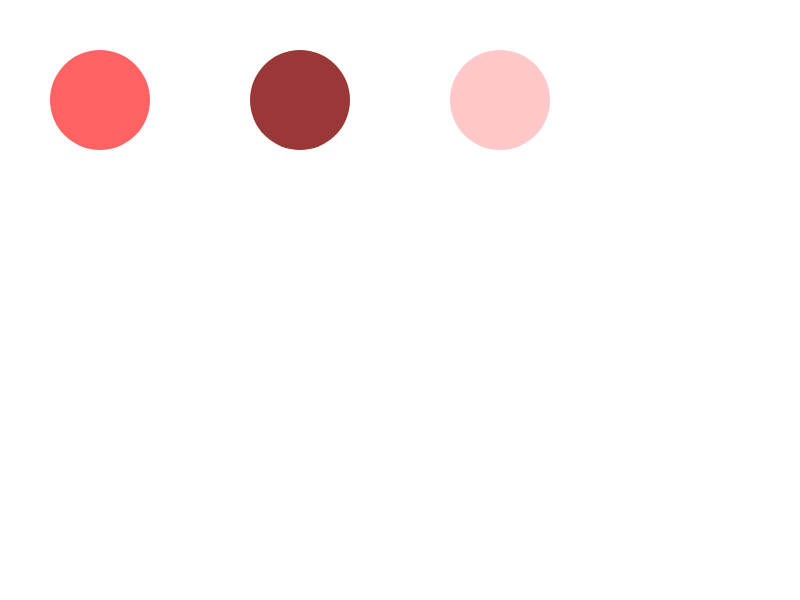
Frame 1 (no input)
Frame 60 (no input): identical to frame 1, image omitted
Frame 120 (the mouse pressed at the canvas centre since frame 60): identical to frame 1, image omitted

The p5.js sketch that drew this single still picture (run headless with seeded random() and noise() and a simulated clock; from frame 60 on, the mouse is pressed at the canvas centre):

// p5.js sketch
// ── sketch.js
// Learning Processing
// Daniel Shiffman
// http://www.learningprocessing.com

// Example 1-3: RGB Color
function setup() {
  createCanvas(displayWidth, displayHeight);
  noStroke();
}

function draw() {
  background(255);

  // Bright red -> change my fill!
  fill(255, 56, 56, 200);
  ellipse(100, 100, 100, 100);

  // Dark red -> change my fill!
  fill(127, 0, 0, 200);
  ellipse(300, 100, 100, 100);

  // Pink (pale red) -> change my fill!
  fill(255, 200, 200, 255);
  ellipse(500, 100, 100, 100);
  
  
}
